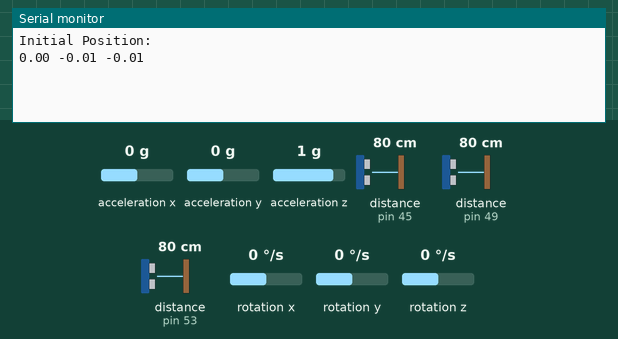
Simulated run of this sketch. Board: Arduino Mega 2560, built with avr-gcc and run on an emulated ATmega2560. Parts: the last lines printed to the serial monitor. Wiring (inferred from the names in the program): 3 × ultrasonic range finder: trigger pin 43, echo pin 45 / trigger pin 47, echo pin 49 / trigger pin 51, echo pin 53; MPU-6050 motion sensor at I2C address 0x68. The inputs (shaded band) are chosen by the test bench; at power-on: distance to the obstacle (sensors on pin 45, pin 49, pin 53) 80 cm, acceleration x 0 g, acceleration y 0 g, acceleration z 1 g, rotation x 0 °/s, rotation y 0 °/s, rotation z 0 °/s. The echo pulse lasts 58.3 µs per cm.

Above: at 1.2 s.
1.3 s: distance to the obstacle (sensor on pin 45) set to 120 cm
At 4.5 s:
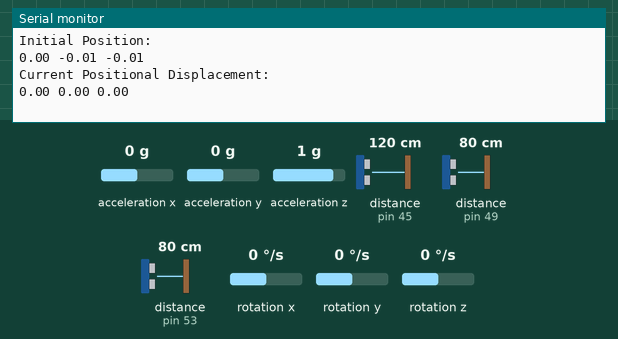
7.5 s: acceleration x set to -1.4 g
At 9.4 s:
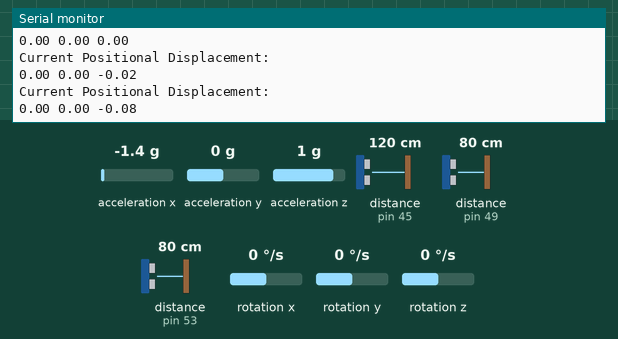
11.0 s: acceleration y set to -1.4 g
At 12.5 s:
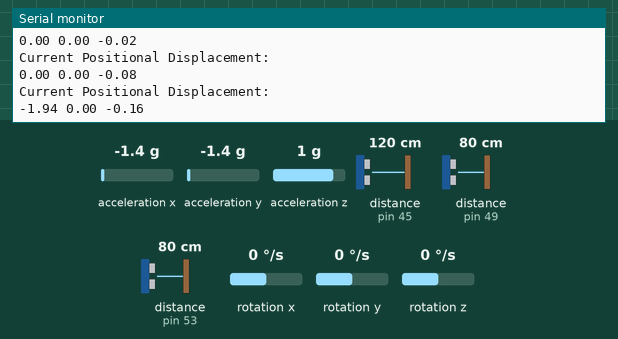
14.5 s: acceleration z set to -1.4 g
At 15.6 s:
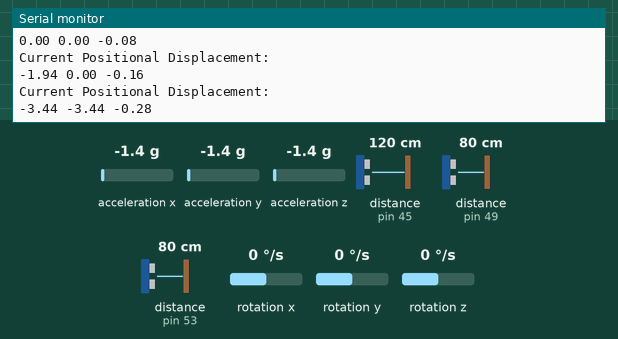
Timing chart, 0 to 17.5 s (numbered marks = the images above; inputs shaded):
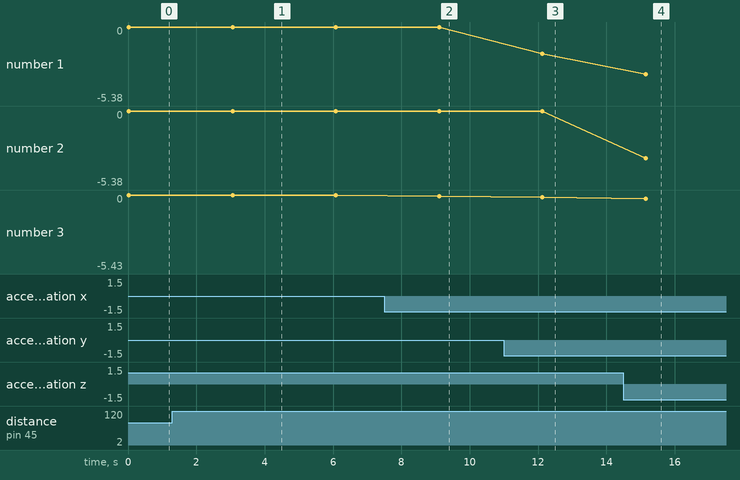

The sketch:

final.ino
```cpp
// MAIN FILE
#include <math.h>

int X;
int Y;
int i;
double width;
double angle;
double initPos[3];
double currentPos[3];
void setup() {
  sonarSetup();
  motorSetup();
  mpuSetup();
  Serial.begin(9600); //Start the serial communication
  initPosi();
  initPos[0] = getPosX();
  initPos[1] = getPosY();
  initPos[2] = getPosZ();
  Serial.println("Initial Position: ");
    for(int i = 0; i<=2; i++){
     Serial.print(initPos[i]);
     Serial.print(" ");
    }
    Serial.println("");
}

void currentPosi(){
  currentPos[0] = getPosX1() - initPos[0];
  currentPos[1] = getPosY1() - initPos[1];
  currentPos[2] = getPosZ1() - initPos[2];
}

void loop() {
    sonarLoop();
    mpuLoop();
    //motorLoop();
    //X = getX();
    //if(X < getRdistance() -50){
      //Start calc angle
      //if(Y > getRdistance() +50){
        //width = sqrt(X*X + Y*Y - 2*X*Y*cos(60)); //doesnt work
      //}
    //}
    currentPosi();
    Serial.println("Current Positional Displacement: ");
    for(int i = 0; i<=2; i++){
     Serial.print(currentPos[i]);
     Serial.print(" ");
    }
    Serial.println("");
}
```

mpu6050v2.ino
```cpp
#include<Wire.h>
#include<math.h>
#define CONVERSIONG 3.9  // convert the raw readings to the g unit (1g = 9.8 m/s²) depends on sensor settings

const int MPU_addr=0x68;  // I2C address of the MPU-6050
int16_t AcX,AcY,AcZ,Tmp,GyX,GyY,GyZ;
double accelerationX,accelerationY,accelerationZ;
double pitch,roll,yaw, initpitch, initroll, inityaw;//roll x, pitch y, yaw z
long initTime= 0;
long newTime, newTime1;
double velX,velY,velZ, velX1, velY1, velZ1, posX, posY, posZ, posX1, posY1, posZ1;

void mpuSetup(){
  Wire.begin();
  Wire.beginTransmission(MPU_addr);
  Wire.write(0x6B);  // PWR_MGMT_1 register
  Wire.write(0);     // set to zero (wakes up the MPU-6050)
  Wire.endTransmission(true);
}
void initPosi(){
  Wire.beginTransmission(MPU_addr);
  Wire.write(0x3B);  // starting with register 0x3B (ACCEL_XOUT_H)
  Wire.endTransmission(false);
  Wire.requestFrom(MPU_addr,14,true);  // request a total of 14 registers
  AcX=Wire.read()<<8|Wire.read();  // 0x3B (ACCEL_XOUT_H) & 0x3C (ACCEL_XOUT_L)
  AcY=Wire.read()<<8|Wire.read();  // 0x3D (ACCEL_YOUT_H) & 0x3E (ACCEL_YOUT_L)
  AcZ=Wire.read()<<8|Wire.read();  // 0x3F (ACCEL_ZOUT_H) & 0x40 (ACCEL_ZOUT_L)
  accelerationX = (int16_t)(AcX * CONVERSIONG);
  accelerationY = (int16_t)(AcY * CONVERSIONG);
  accelerationZ = (int16_t)(AcZ * CONVERSIONG);
  long newTime = millis();
  velX = velX + accelerationX * (newTime - initTime)/1000;
  velY = velY + accelerationY * (newTime - initTime)/1000;
  velZ = velZ + accelerationZ * (newTime - initTime)/1000;
  posX= posX + velX * (newTime - initTime)/1000;
  posY= posY + velZ * (newTime - initTime)/1000;
  posZ= posZ + velZ* (newTime - initTime)/1000;
  initpitch = 180 * atan (accelerationX/sqrt(accelerationY*accelerationY + accelerationZ*accelerationZ))/M_PI;
  initroll = 180 * atan (accelerationY/sqrt(accelerationX*accelerationX + accelerationZ*accelerationZ))/M_PI;
  inityaw = 180 * atan (accelerationZ/sqrt(accelerationX*accelerationX + accelerationZ*accelerationZ))/M_PI;
  Wire.endTransmission(true);
}
double getPosX(){
  return posX;
}
double getPosY(){
  return posY;
}
double getPosZ(){
  return posZ;
}
double getPosX1(){
  return posX1;
}
double getPosY1(){
  return posY1;
}
double getPosZ1(){
  return posZ1;
}
void mpuLoop(){
  Wire.beginTransmission(MPU_addr);
  Wire.write(0x3B);  // starting with register 0x3B (ACCEL_XOUT_H)
  Wire.endTransmission(false);
  Wire.requestFrom(MPU_addr,14,true);  // request a total of 14 registers
  AcX=Wire.read()<<8|Wire.read();  // 0x3B (ACCEL_XOUT_H) & 0x3C (ACCEL_XOUT_L)
  AcY=Wire.read()<<8|Wire.read();  // 0x3D (ACCEL_YOUT_H) & 0x3E (ACCEL_YOUT_L)
  AcZ=Wire.read()<<8|Wire.read();  // 0x3F (ACCEL_ZOUT_H) & 0x40 (ACCEL_ZOUT_L)
  Tmp=Wire.read()<<8|Wire.read();  // 0x41 (TEMP_OUT_H) & 0x42 (TEMP_OUT_L)
  GyX=Wire.read()<<8|Wire.read();  // 0x43 (GYRO_XOUT_H) & 0x44 (GYRO_XOUT_L)
  GyY=Wire.read()<<8|Wire.read();  // 0x45 (GYRO_YOUT_H) & 0x46 (GYRO_YOUT_L)
  GyZ=Wire.read()<<8|Wire.read();  // 0x47 (GYRO_ZOUT_H) & 0x48 (GYRO_ZOUT_L)
  accelerationX = (int16_t)(AcX * CONVERSIONG);
  accelerationY = (int16_t)(AcY * CONVERSIONG);
  accelerationZ = (int16_t)(AcZ * CONVERSIONG);
  long newTime1 = (millis() -newTime)/1000;
  pitch = 180 * atan (accelerationX/sqrt(accelerationY*accelerationY + accelerationZ*accelerationZ))/M_PI;
  roll = 180 * atan (accelerationY/sqrt(accelerationX*accelerationX + accelerationZ*accelerationZ))/M_PI;
  yaw = 180 * atan (accelerationZ/sqrt(accelerationX*accelerationX + accelerationZ*accelerationZ))/M_PI;
  velX1 = velX + accelerationX * (newTime1 - newTime)/1000;
  velY1 = velY + accelerationY * (newTime1 - newTime)/1000;
  velZ1 = velZ + accelerationZ * (newTime1 - newTime)/1000;
  posX1= posX + velX1 * (newTime1 - newTime)/1000;
  posY1= posY + velY1 * (newTime1 - newTime)/1000;
  posZ1= posZ + velZ1 * (newTime1 - newTime)/1000;
  //Serial.print(" | posX = "); Serial.print(posX1);
  //Serial.print(" | posY = "); Serial.print(posY1);
  //Serial.print(" | posZ = "); Serial.print(posZ1);
  delay(3000); //need to comment this to not delay motor sensing
  /*Serial.print(" | AcY = "); Serial.print(accelerationY);
  Serial.print(" | AcZ = "); Serial.print(accelerationZ);
  Serial.print(" | Tmp = "); Serial.print(Tmp/340.00+36.53);  //equation for temperature in degrees C from datasheet
  Serial.print(" | GyX = "); Serial.print(GyX);
  Serial.print(" | GyY = "); Serial.print(GyY);
  Serial.print(" | GyZ = "); Serial.println(GyZ);
 Serial.print(" | Pitch = "); Serial.print(pitch);
  Serial.print(" | Roll = "); Serial.print(roll);
  Serial.print(" | Yaw = "); Serial.println(yaw);
*/
}
```

sonar.ino
```cpp
const int centerTrigPin = 47;
const int centerEchoPin = 49;

const int leftTrigPin = 43;
const int leftEchoPin = 45;

const int rightTrigPin = 51;
const int rightEchoPin = 53;

long duration;
long duration1;
long duration2;
int Cdistance;
int Ldistance;
int Rdistance;

/*int array[1];
int x;
int y;

int getY(){
  return y;
}
int getX(){
  return x;
}*/
int getRdistance(){
  return Rdistance;
}
void sonarSetup(){
  pinMode(centerTrigPin, OUTPUT); // Sets the trigPin as an Output
  pinMode(centerEchoPin, INPUT); // Sets the echoPin as an Input
  pinMode(leftTrigPin, OUTPUT); // Sets the trigPin as an Output
  pinMode(leftEchoPin, INPUT); // Sets the echoPin as an Input
  pinMode(rightTrigPin, OUTPUT); // Sets the trigPin as an Output
  pinMode(rightEchoPin, INPUT); // Sets the echoPin as an Input
}

void sonarLoop(){
  //int counter = 1;
  // Clears the trigPin
  digitalWrite(centerTrigPin, LOW);
  //delayMicroseconds(2);
  // Sets the trigPin on HIGH state for 10 micro seconds
  digitalWrite(centerTrigPin, HIGH);
  //delayMicroseconds(10);
  digitalWrite(centerTrigPin, LOW);
  // Reads the echoPin, returns the sound wave travel time in microseconds
  duration = pulseIn(centerEchoPin, HIGH);
  // Calculating the distance
  Cdistance= duration*0.034/2;
  // Clears the trigPin
  digitalWrite(leftTrigPin, LOW);
  delayMicroseconds(2);
  // Sets the trigPin on HIGH state for 10 micro seconds
  digitalWrite(leftTrigPin, HIGH);
  delayMicroseconds(10);
  digitalWrite(leftTrigPin, LOW);
  // Reads the echoPin, returns the sound wave travel time in microseconds
  duration1 = pulseIn(leftEchoPin, HIGH);
  // Calculating the distance
  Ldistance= duration1*0.034/2;
  // Clears the trigPin
  digitalWrite(rightTrigPin, LOW);
  delayMicroseconds(2);
  // Sets the trigPin on HIGH state for 10 micro seconds
  digitalWrite(rightTrigPin, HIGH);
  delayMicroseconds(10);
  digitalWrite(rightTrigPin, LOW);
  // Reads the echoPin, returns the sound wave travel time in microseconds
  duration2 = pulseIn(rightEchoPin, HIGH);
  // Calculating the distance
  Rdistance= duration2*0.034/2;
  //if (counter == 1){
      //x = Rdistance;
      //++counter;
      //Serial.println(array[0]);
  //}


}
```

sonarmotor.ino
```cpp
#include <DualVNH5019MotorShield.h>

DualVNH5019MotorShield md;
const int sped = 70;
//int q[3];
//int p[3];
void Lrotate(){
  md.setSpeeds(sped, 0);
  delay(2000);
}

void Rrotate(){
  md.setSpeeds(0,-sped);
  delay(2000);
}

void motorSetup(){
  md.init();
}

void motorLoop(){
  /*q[0] = Rdistance - 10;
  q[1] = Rdistance;
  q[2] = Rdistance + 10;
  p[0] = Ldistance - 10;
  p[1] = Ldistance;
  p[2] = Ldistance + 10;

  md.setSpeeds(-sped, sped);
  for(Ldistance : q){
    md.setSpeed(-sped, sped);
    delay(1000);
  }
  for(Rdistance : p){
    md.setSpeed(-sped, sped);
    delay(1000);
  }*/
  md.setSpeeds(-sped, sped);
  if(Ldistance <= 25 && Rdistance <= 25){
    Serial.println("Larger Width!");
  }
  if(Cdistance <= 25 || Ldistance <= 25 || Rdistance <= 25)
  {
    md.setBrakes(0,0);
    delay(1000);
    if(Ldistance > Rdistance)
    {
     Lrotate();
    }
   else
   {
     Rrotate();
  }
  }
}
```

Measured:
- plotted number 3: -0.16 → -5.43 after the input at 14.5 s
